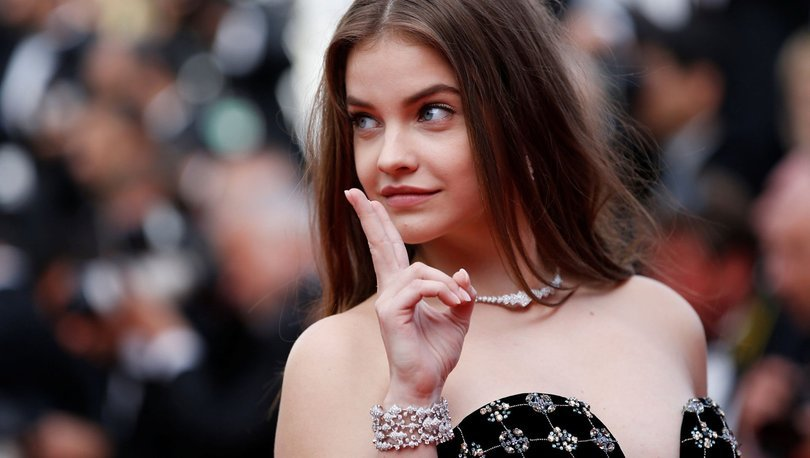
#> input picture 6_joining_images/barbara.jpg, 810 x 458 px
$ python '6_görüntü birleştirme.py'
#> lines starting #> are read from the running program, lines starting #| are printed output that depends on the picture
# =============================================================================
#                           -Doğukan Karataş-
# =============================================================================

import cv2
import numpy as np

# resmi içe aktar
img = cv2.imread("barbara.jpg")
#> img is the input picture: shape (458, 810, 3); mean B, G, R 82.4, 83.3, 103.6
cv2.imshow("Orijinal", img)

# yatay horizontal
hor = np.hstack((img,img))  # yatay olarak resmi birleştirmemize yarar
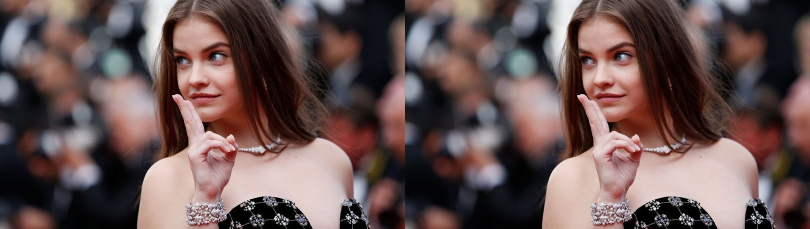
#> hor: shape (458, 1620, 3) (shown at 1/2 size); mean B, G, R 82.4, 83.3, 103.6
cv2.imshow("Yatay",hor)

# dikey vertical
ver = np.vstack((img,img))  # dikey olarak resmi birleştirmemize yarar
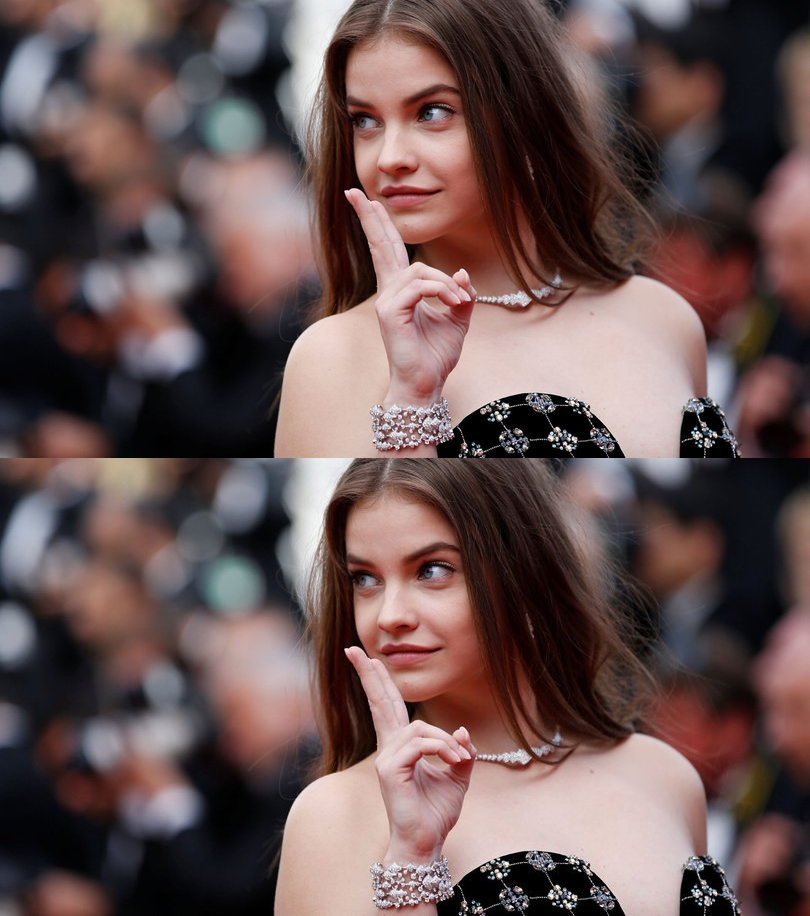
#> ver: shape (916, 810, 3); mean B, G, R 82.4, 83.3, 103.6
cv2.imshow("Dikey",ver)
